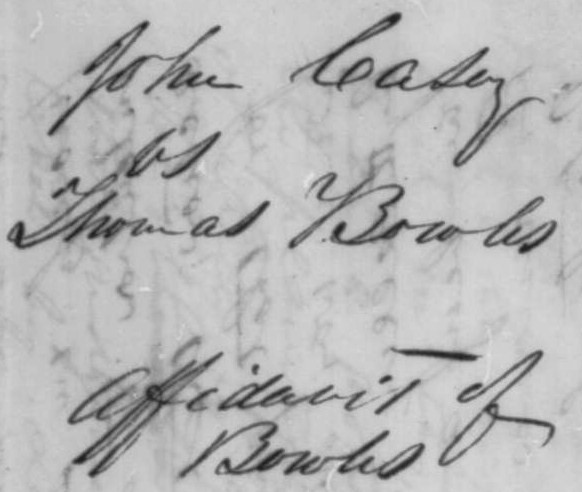
#> input picture DIBC02009_Test_images-handwritten/H03.bmp, 582 x 492 px
$ python code.py
#> lines starting #> are read from the running program, lines starting #| are printed output that depends on the picture; after the words box and inside, x2 and y2 are one past the last pixel; in counts of white or black regions, pixels touching at a corner belong together
import cv2 as cv
import numpy as np
from skimage.filters import threshold_multiotsu
import math
import os

#Arquivo da primeira versao de binarizacao preservado

# 1. CRIAÇÃO DA PASTA DE RESULTADOS
output_dir = './resultados_binarizacao'
os.makedirs(output_dir, exist_ok=True)

image_path = './DIBC02009_Test_images-handwritten/H03.bmp'

# INPUT IMAGE
img = cv.imread(image_path)
#> img is the input picture: shape (492, 582, 3); min 30, max 227, mean 181.7
gray = cv.cvtColor(img, cv.COLOR_BGR2GRAY).astype(np.uint8)
gf = gray.astype(np.float32)

# PRE PROCESSING OF INPUT IMAGE (IF CONTRAST IS LOWER THEN 0,02)
kernel = np.ones((3, 3), np.uint8)

local_max = cv.dilate(gf, kernel)
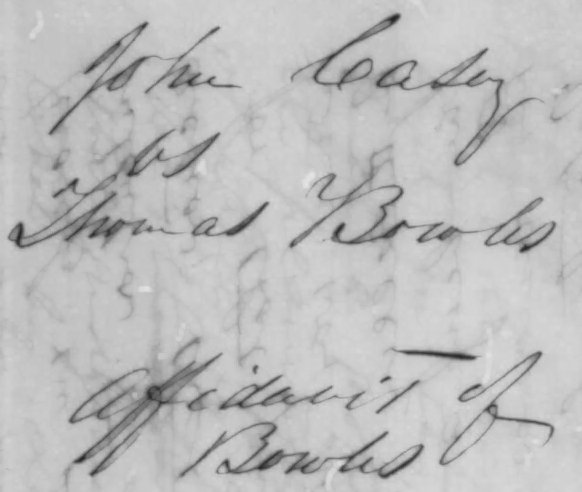
#> local_max: shape (492, 582) float32; min 37, max 227, mean 188.6
local_min = cv.erode(gf, kernel)
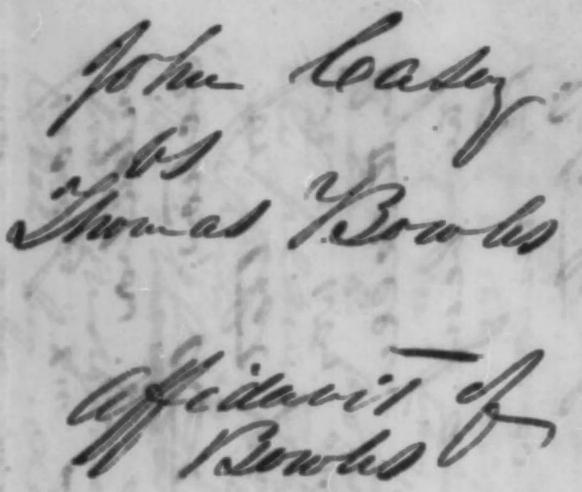
#> local_min: shape (492, 582) float32; min 30, max 219, mean 174.5

# Prepara o cálculo do contraste de Michelson
soma = local_max + local_min
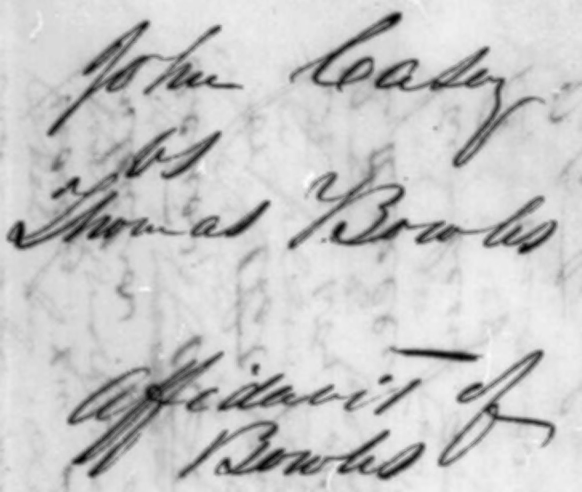
#> soma: shape (492, 582) float32; min 68, max 446, mean 363.1; drawn with min black and max white
diferenca = local_max - local_min
e = 1e-6

local_contrast_map = np.zeros_like(gf)
mask = soma > 0
#> mask: shape (492, 582) bool; every value is 1
local_contrast_map[mask] = diferenca[mask] / (soma[mask] + e)
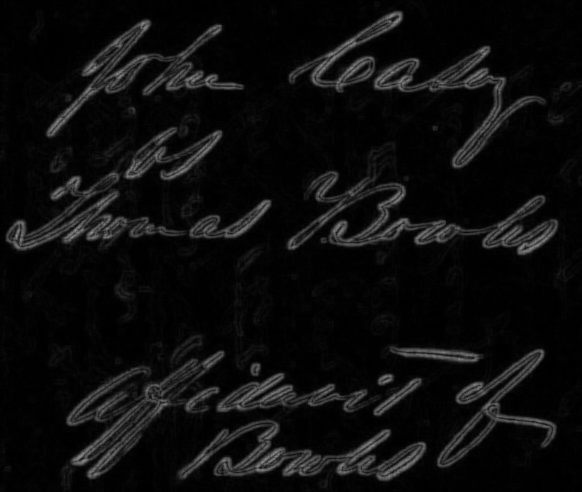
#> local_contrast_map: shape (492, 582) float32; min 0, max 0.574, mean 0.0524
final_local_contrast = np.mean(local_contrast_map)
#> final_local_contrast = 0.0524

if final_local_contrast < 0.02:
    clahe = cv.createCLAHE(clipLimit=2.0, tileGridSize=(8, 8))
    gray = clahe.apply(gray)

# BINARIZATION OF INPUT IMAGE OR OF PRE-PROCESSED IMAGE
T01, T02, T03 = 0.03, 0.04, 0.085
lim = threshold_multiotsu(gray, classes=3)
#> lim = [124, 176]

if final_local_contrast <= T01:
    _, img_binarizada = cv.threshold(gray, lim[1], 255, cv.THRESH_BINARY)
elif final_local_contrast <= T02:
    Dmin, Dmax, P = 5, 25, 0.5
    _, thresh_otsu = cv.threshold(gray, 0, 255, cv.THRESH_BINARY + cv.THRESH_OTSU)
    TO = thresh_otsu
    nb = np.sum((gray > TO) & (gray <= lim[1]))
    nb_1 = np.sum(gray <= TO)
    d = abs(lim[1] - TO)

    if (Dmin <= d <= Dmax) and (nb <= (P*nb_1)):
        _, img_binarizada = cv.threshold(gray, lim[1], 255, cv.THRESH_BINARY)
    else:
        _, img_binarizada = cv.threshold(gray, TO, 255, cv.THRESH_BINARY)
elif final_local_contrast <= T03:
    _, img_binarizada = cv.threshold(gray, 0, 255, cv.THRESH_BINARY + cv.THRESH_OTSU)
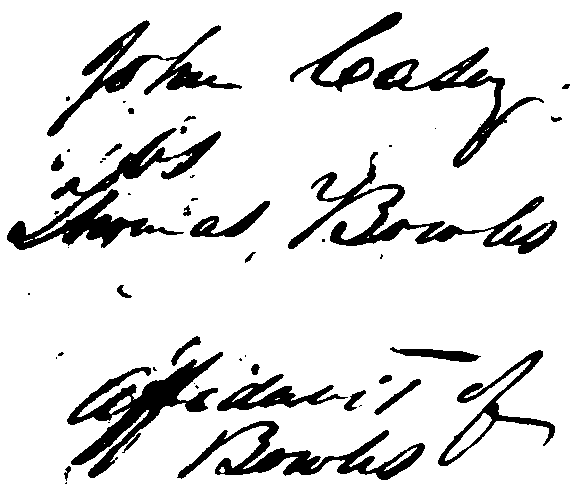
#> img_binarizada: shape (492, 582); 87.4% white; 53 black regions (25 under 20 px), largest, box (x1, y1, x2, y2) and area: (7, 128, 221, 250) 5748, (67, 352, 223, 478) 5342, (288, 152, 557, 254) 4882
else:
    _, img_binarizada = cv.threshold(gray, lim[0], 255, cv.THRESH_BINARY)

k,ws = 0.8, 35
k_nick = -0,2
h,w = img_binarizada.shape
#> h = 492; w = 582
fSlist = []
blockscoords = []

for y in range(0, h, ws):
    for x in range(0, w, ws):
        block = img_binarizada[y:y+ws, x:x+ws]
        tp = block.size
        bp = np.sum(block == 0)
        fS = bp/tp
        fSlist.append(fS)
        blockscoords.append((y, x, fS, block.shape))
#> after the loop, blockscoords = 255 items; fSlist = 255 values, max 0.759 at index 191, min 0 at index 0, mean 0.116

m, s = np.mean(fSlist), np.std(fSlist)
#> m = 0.116; s = 0.16

img_b2 = img_binarizada.copy()
for y, x, fS, shape in blockscoords:
    if fS > (m + k*s):
        bg = gray[y:y+shape[0], x:x+shape[1]].astype(np.float32)
#> this loop made 255 passes
#> (y, x, fS, shape) on passes 1 to 3: (0, 0, 0, (35, 35)), (0, 35, 0, (35, 35)), (0, 70, 0, (35, 35))

# Correção: Usar ponto em vez de vírgula para números decimais
k_nick = -0.2
h, w = img_binarizada.shape
fSlist = []
blockscoords = []

for y in range(0, h, ws):
    for x in range(0, w, ws):
        block = img_binarizada[y:y+ws, x:x+ws]
        tp = block.size
        bp = np.sum(block == 0)
        fS = bp/tp
        fSlist.append(fS)
        blockscoords.append((y, x, fS, block.shape))

m, s = np.mean(fSlist), np.std(fSlist)

img_b2 = img_binarizada.copy()
for y, x, fS, shape in blockscoords:
    if fS > (m + k*s):
        # bg já está em float32 para suportar os cálculos sem estourar o limite numérico
        bg = gray[y:y+shape[0], x:x+shape[1]].astype(np.float32)

        # 1. Número de pixels no bloco (NP)
        NP = bg.size

        if NP > 0:
            # 2. Média local do bloco (m)
            m_local = np.mean(bg)

            # 3. Somatório dos pixels ao quadrado
            # float64 é altamente recomendado aqui para evitar perda de precisão
            sum_sq = np.sum(bg**2, dtype=np.float64)

            # 4. Cálculo do valor da raiz (Fórmula de Nick)
            # O max(..., 0.0) protege o código contra eventuais números negativos causados por imprecisão do float
            radicand = max((sum_sq - (m_local**2)) / NP, 0.0)
            T_nick = m_local + k_nick * np.sqrt(radicand)

            # 5. Aplica a binarização local no bloco usando o T_nick
            _, bin_block = cv.threshold(bg.astype(np.uint8), T_nick, 255, cv.THRESH_BINARY)

            # 6. Atualiza a imagem binarizada localmente
            img_b2[y:y+shape[0], x:x+shape[1]] = bin_block
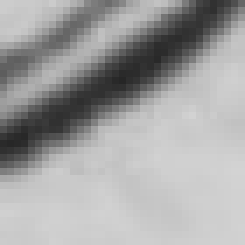
#> bg: shape (35, 35) float32 (shown 7 times larger); min 38, max 211, mean 162
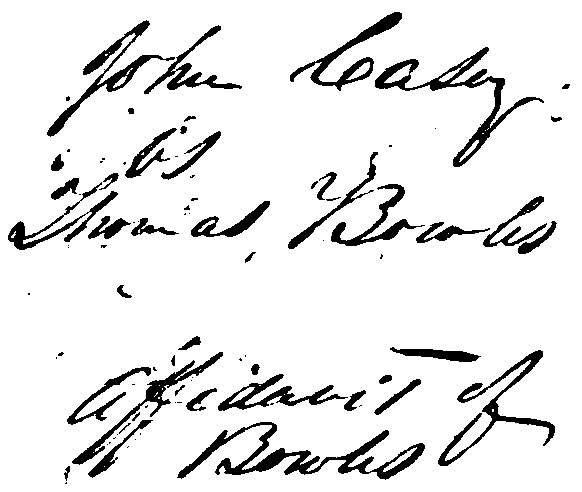
#> img_b2: shape (492, 582); 90.5% white; 89 black regions (43 under 20 px), largest, box (x1, y1, x2, y2) and area: (177, 422, 425, 480) 3387, (375, 47, 544, 167) 2630, (438, 350, 555, 466) 1943

# 2. SALVANDO OS RESULTADOS NA PASTA
base_name = os.path.basename(image_path).split('.')[0]
cv.imwrite(os.path.join(output_dir, f"{base_name}_01_Original_Gray.png"), gray)
cv.imwrite(os.path.join(output_dir, f"{base_name}_02_Binarizada_Global.png"), img_binarizada)
cv.imwrite(os.path.join(output_dir, f"{base_name}_03_Binarizada_Nick_Hibrida.png"), img_b2)
print(f"Resultados salvos com sucesso na pasta: {output_dir}")

cv.waitKey(0)
cv.destroyAllWindows()

$ run again, with DIBC02009_Test_images-handwritten/H01.bmp copied over DIBC02009_Test_images-handwritten/H03.bmp
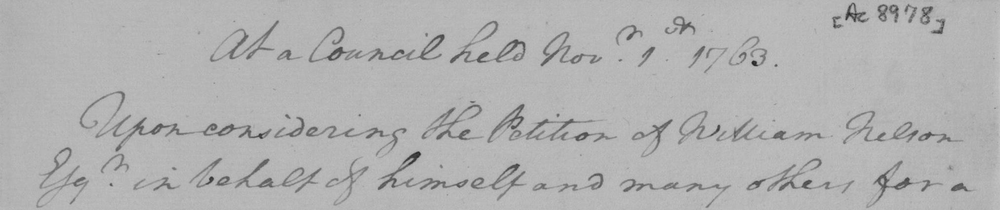
#> input picture DIBC02009_Test_images-handwritten/H01.bmp, 1000 x 210 px, shrunk from 2025 x 426 before the run
#> img is the input picture: shape (210, 1000, 3); min 40, max 198, mean 177.3
#> mask: shape (210, 1000) bool; every value is 1
#> final_local_contrast = 0.043
#> lim = [127, 163]
#> `_, img_binarizada = cv.threshold(gray, 0, 255, cv.THRESH_BINARY + cv.T..`:
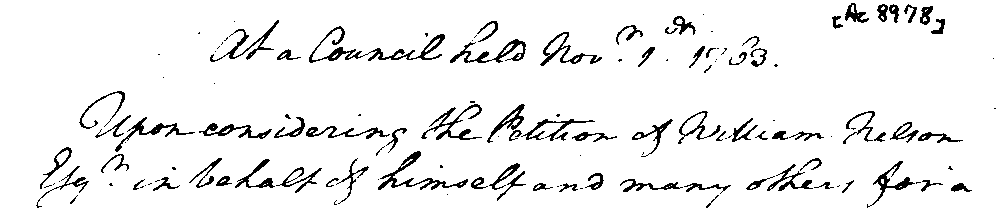
#> img_binarizada: shape (210, 1000); 93.5% white; black in thin lines or dots
#> after the loop `for y in range(0, h, ws):`: blockscoords = 174 items; fSlist = 174 values, max 0.293 at index 101, min 0 at index 0, mean 0.0639
#> m = 0.0639; s = 0.0703
#> the loop `for y, x, fS, shape in blockscoords:` made 174 passes
#> (y, x, fS, shape) on passes 1 to 3: (0, 0, 0, (35, 35)), (0, 35, 0, (35, 35)), (0, 70, 0, (35, 35))
#> after the loop `for y, x, fS, shape in blockscoords:`:
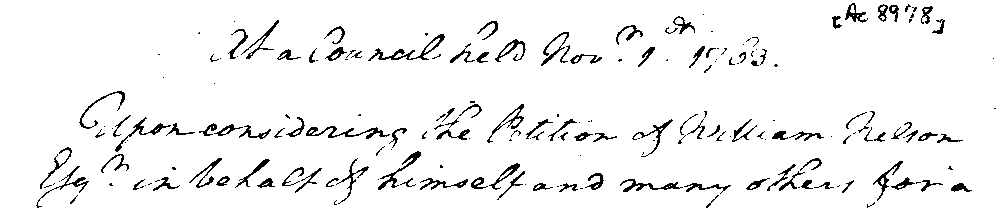
#> img_b2: shape (210, 1000); 94.7% white; black in thin lines or dots

$ run again, with DIBC02009_Test_images-handwritten/H02.bmp copied over DIBC02009_Test_images-handwritten/H03.bmp
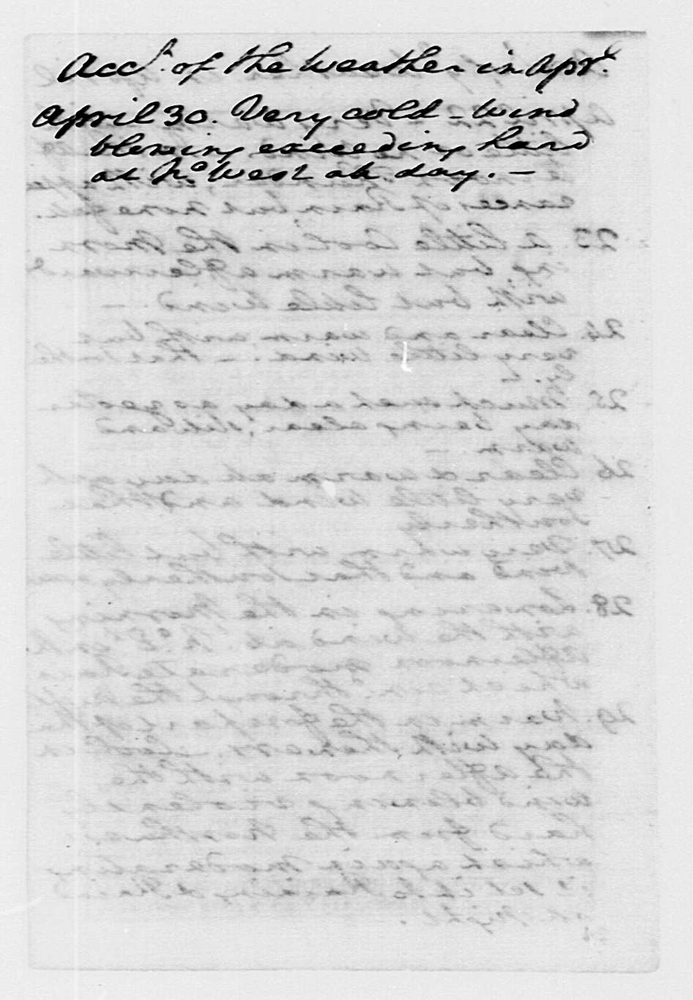
#> input picture DIBC02009_Test_images-handwritten/H02.bmp, 693 x 1000 px, shrunk from 946 x 1366 before the run
#> img is the input picture: shape (1000, 693, 3); min 0, max 255, mean 213.1
#> mask: shape (1000, 693) bool; every value is 1
#> final_local_contrast = 0.0616
#> lim = [106, 202]
#> `_, img_binarizada = cv.threshold(gray, 0, 255, cv.THRESH_BINARY + cv.T..`:
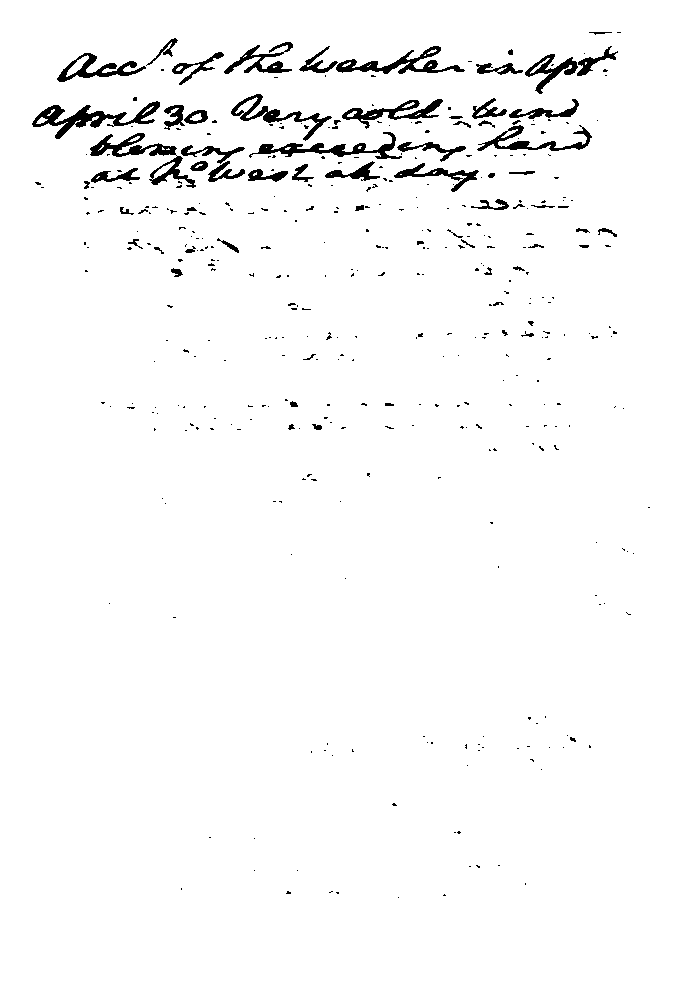
#> img_binarizada: shape (1000, 693); 97.4% white; 403 black regions (335 under 20 px), largest, box (x1, y1, x2, y2) and area: (32, 101, 160, 139) 1423, (90, 133, 196, 188) 1300, (336, 46, 465, 74) 1085
#> after the loop `for y in range(0, h, ws):`: blockscoords = 580 items; fSlist = 580 values, max 0.41 at index 61, min 0 at index 0, mean 0.0257
#> m = 0.0257; s = 0.0665
#> the loop `for y, x, fS, shape in blockscoords:` made 580 passes
#> (y, x, fS, shape) on passes 1 to 3: (0, 0, 0, (35, 35)), (0, 35, 0, (35, 35)), (0, 70, 0, (35, 35))
#> after the loop `for y, x, fS, shape in blockscoords:`:
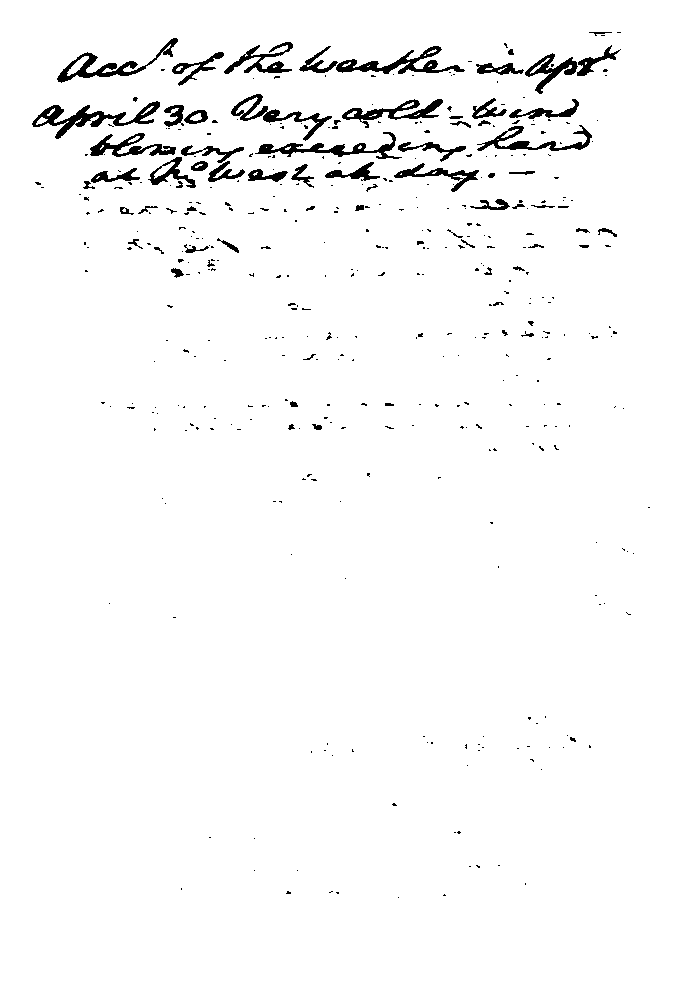
#> img_b2: shape (1000, 693); 97.3% white; 423 black regions (352 under 20 px), largest, box (x1, y1, x2, y2) and area: (32, 101, 160, 139) 1323, (336, 46, 465, 74) 1105, (57, 38, 178, 83) 1052

$ run again, with DIBC02009_Test_images-handwritten/H04.bmp copied over DIBC02009_Test_images-handwritten/H03.bmp
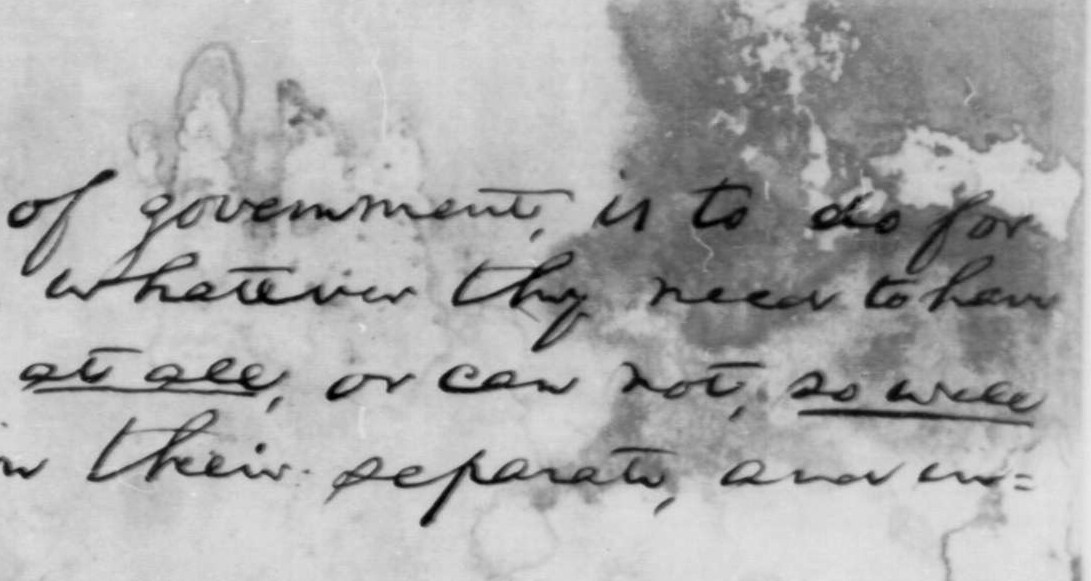
#> input picture DIBC02009_Test_images-handwritten/H04.bmp, 1091 x 581 px
#> img is the input picture: shape (581, 1091, 3); min 0, max 233, mean 171.2
#> mask: shape (581, 1091) bool; every value is 1
#> final_local_contrast = 0.058
#> lim = [100, 167]
#> img_binarizada: shape (581, 1091); 71.6% white; 179 black regions (121 under 20 px), largest, box (x1, y1, x2, y2) and area: (326, 0, 1064, 528) 143389, (45, 162, 574, 308) 13533, (19, 347, 291, 398) 4925
#> after the loop `for y in range(0, h, ws):`: blockscoords = 544 items; fSlist = 544 values, max 1 at index 83, min 0 at index 0, mean 0.27
#> m = 0.27; s = 0.343
#> the loop `for y, x, fS, shape in blockscoords:` made 544 passes
#> (y, x, fS, shape) on passes 1 to 3: (0, 0, 0, (35, 35)), (0, 35, 0, (35, 35)), (0, 70, 0, (35, 35))
#> after the loop `for y, x, fS, shape in blockscoords:`:
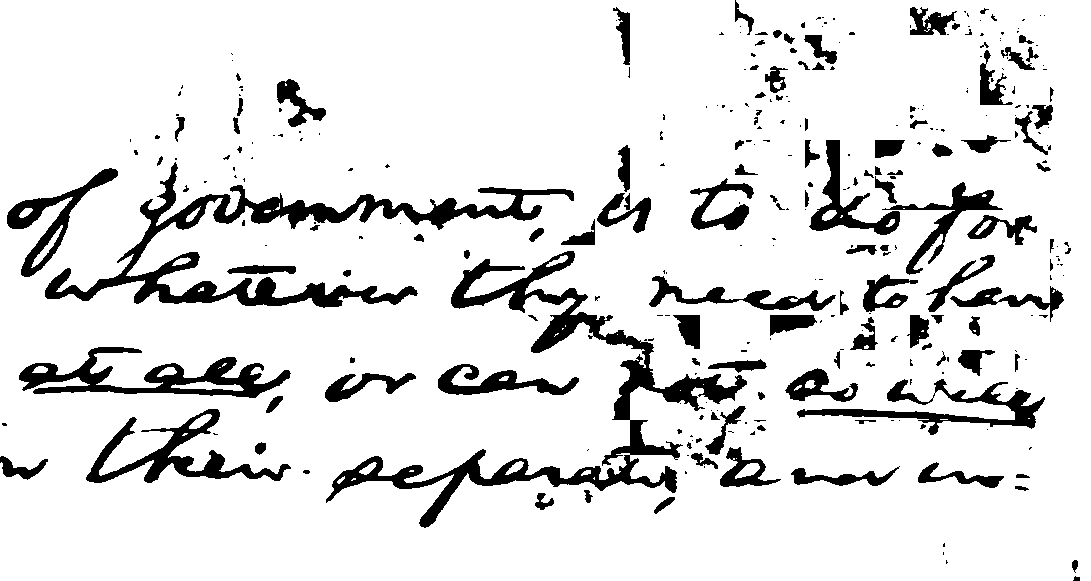
#> img_b2: shape (581, 1091); 88.1% white; 311 black regions (186 under 20 px), largest, box (x1, y1, x2, y2) and area: (326, 251, 747, 528) 13618, (45, 162, 574, 308) 12628, (19, 347, 291, 398) 4925
